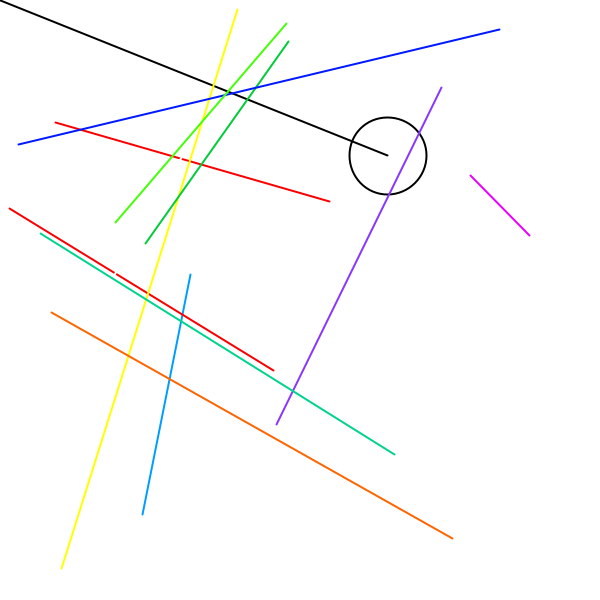
Frame 1 (no input)
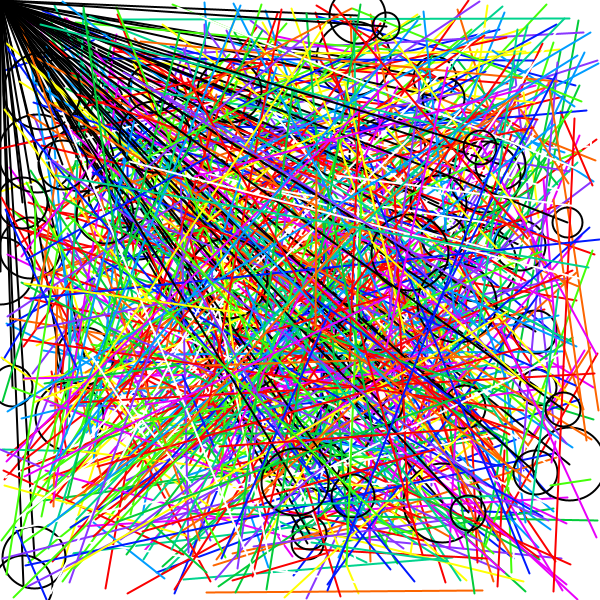
Frame 60 (the mouse pressed at the canvas centre just before this capture)
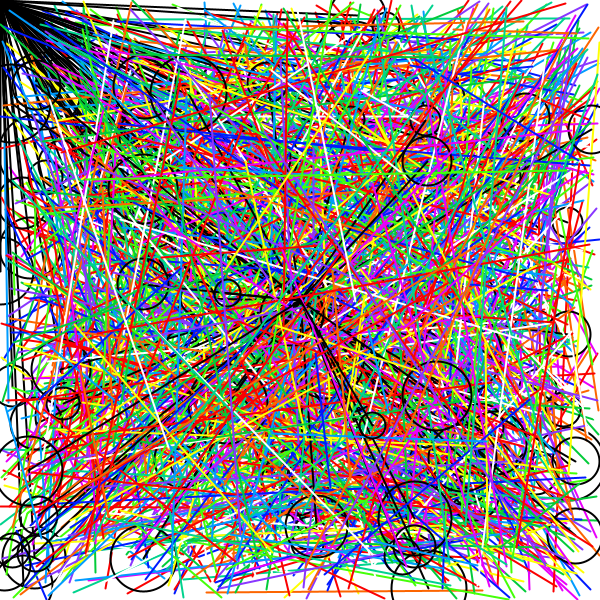
Frame 120 (the mouse held since frame 60 and released just before this capture)

The Processing sketch that drew these frames (run headless with seeded random() and noise(); from frame 60 on, the mouse is pressed at the canvas centre):

// Processing sketch: processing_21378
// ── processing_21378.pde

void setup() {
  size(600,600);
  frameRate(12);
  strokeWeight(2);
  background(255);
}

void draw() {
  stroke(0);
  
float x= random (width);  
float y= random(height);
float z= random(25,80);
 
ellipse(x,y,z,z);
line(x,y,mouseX,mouseY);


  for(int i=0;i<width; i+=10){
  for(int j=0;j<height;j+=10){
    if(i%20==0 && j%20==0){
      fill(255,0,0,100);
    }else{
        noFill();
      }
  
   }
}
  
  stroke(0,156,255);
  line(random(width),random(height),random(width),random(height));
  stroke(250,0,0);
  line(random(width),random(height),random(width),random(height));
  line(random(width),random(height),random(width),random(height));
  stroke(254,255,3);
  line(random(width),random(height),random(width),random(height));
  stroke(2,203,57);
  line(random(width),random(height),random(width),random(height));
  stroke(0,25,255);
  line(random(width),random(height),random(width),random(height));
  stroke(255);
  line(random(width),random(height),random(width),random(height));
  stroke(232,0,250);
  line(random(width),random(height),random(width),random(height));
  stroke(137,54,255);
  line(random(width),random(height),random(width),random(height));
  stroke(68,255,8);
  line(random(width),random(height),random(width),random(height));
  stroke(252,101,0);
  line(random(width),random(height),random(width),random(height));
  stroke(0,211,142);
  line(random(width),random(height),random(width),random(height));
  stroke(211,0,92);
}
void keyReleased(){
  if (key=='r') setup();
}
